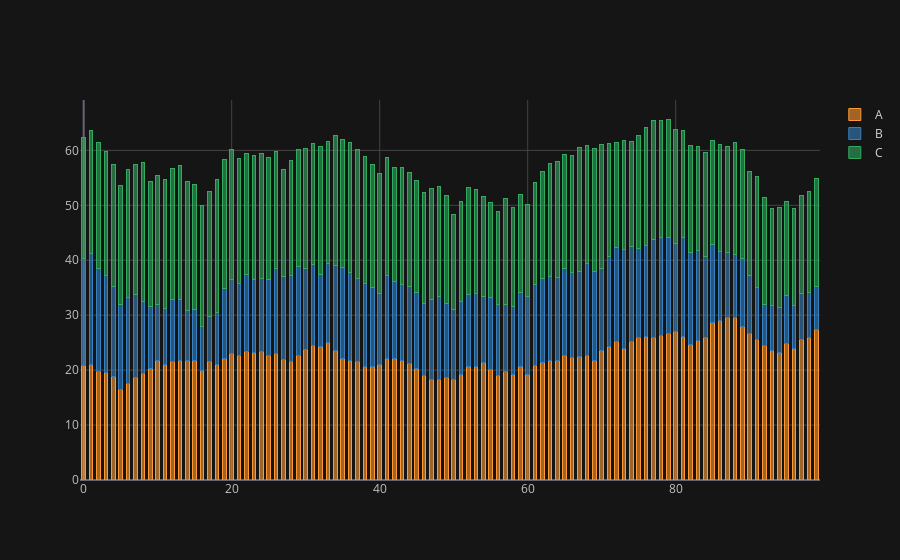

Notebook code cell kept with this figure:
### Code cell
df.iplot(kind = 'bar', barmode='stack', bargap=0.5)
